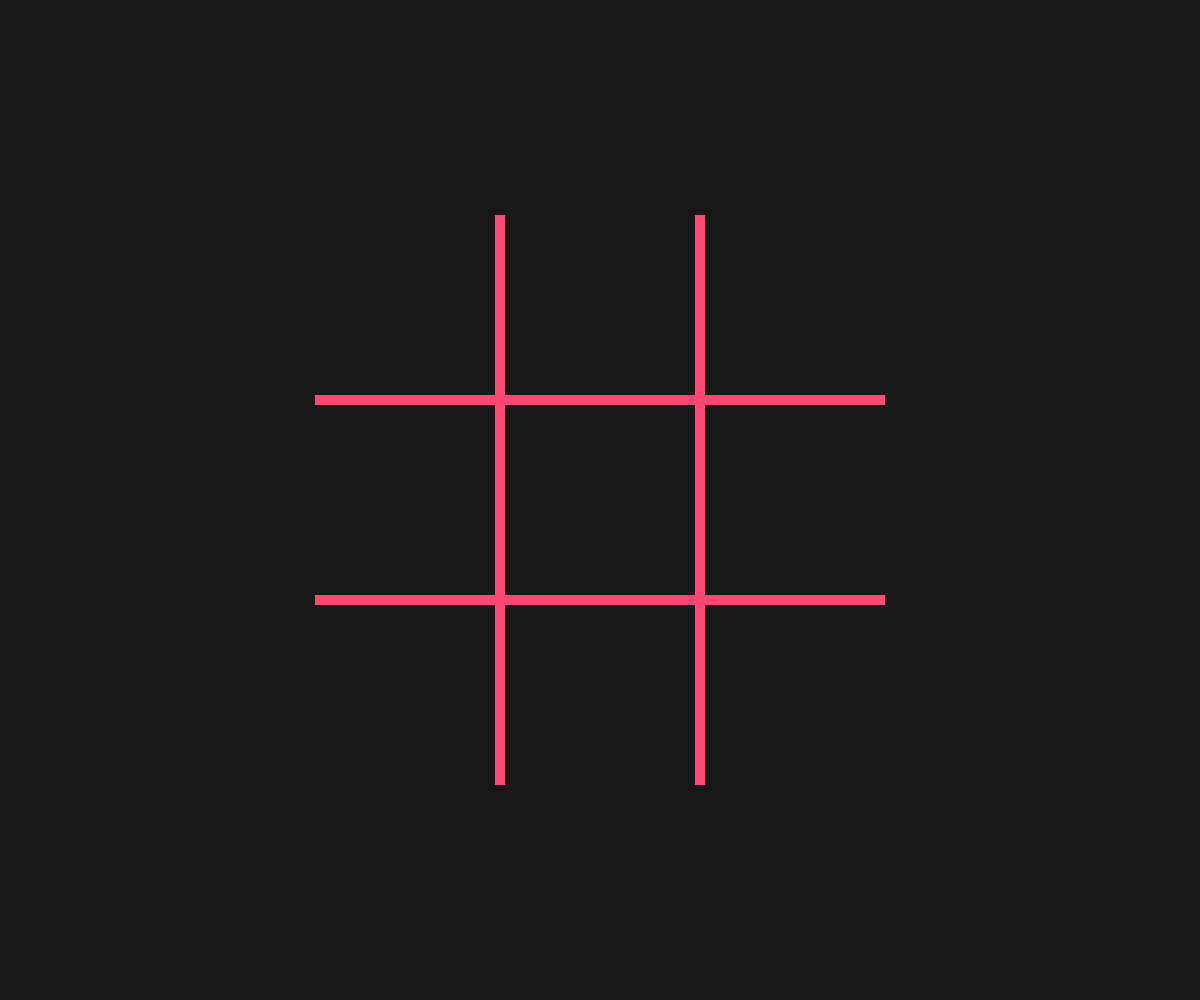
Frame 1 (no input)
Frame 60 (no input): identical to frame 1, image omitted
Frame 120 (the mouse pressed at the canvas centre since frame 60): identical to frame 1, image omitted

The p5.js sketch that drew this single still picture (run headless with seeded random() and noise() and a simulated clock; from frame 60 on, the mouse is pressed at the canvas centre):

// p5.js sketch
// ── sketch.js

let cellSize=200, breakSize=20;

function setup() {
  createCanvas(windowWidth, windowHeight);
  noStroke();
}

function draw() {
  background(24);
  drawBoard(true,0,0);
}

function drawBoard(mainBoard, cX, cY){
  rectMode(CENTER);

  if(mainBoard){
    fill(254,71,115);
    rect(width/2, height/2, (cellSize-cellSize/breakSize)*3, (cellSize-cellSize/breakSize)*3);
    fill(24);
    for(let i = -1; i<2; i++){
      for(let j = -1; j<2; j++){
        rect((width/2)+i*cellSize, (height/2)+j*cellSize, cellSize-cellSize/breakSize,cellSize-cellSize/breakSize);
      }
    }
  }
  
}
